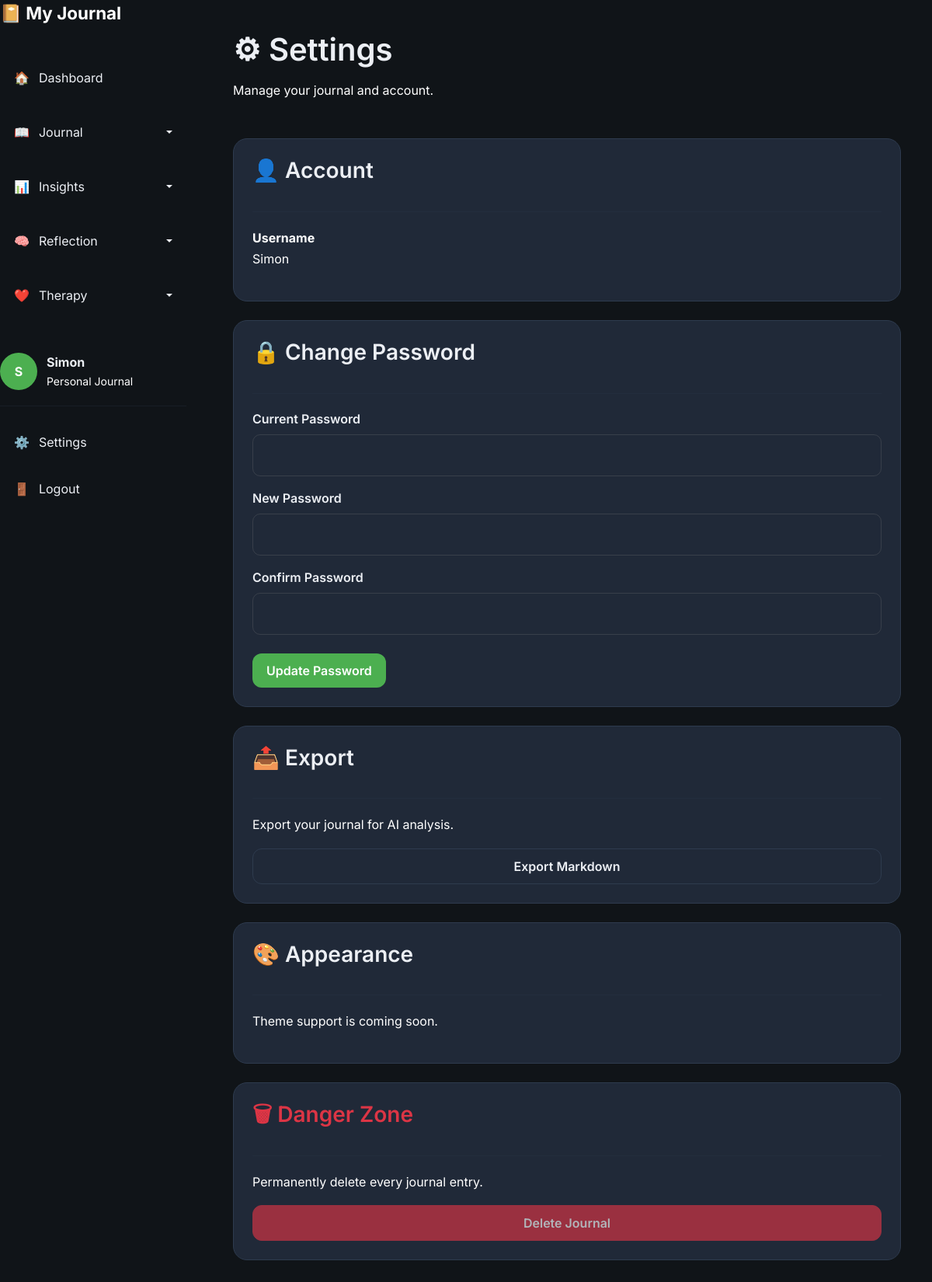
/settings (signed in), run on the app's committed database.
### models/user.py (models this page shows, shortened)
class User(UserMixin, db.Model):
    id = db.Column(
        db.Integer,
        primary_key=True
    )
    username = db.Column(
        db.String(100),
        unique=True,
        nullable=False
    )
    display_name = db.Column(
    db.String(50),
    nullable=True
    )
    password_hash = db.Column(
        db.String(255),
        nullable=False
    )
    entries = db.relationship(
    "Entry",
    backref="author",
    lazy=True,
    cascade="all, delete-orphan"
)

### routes/settings.py (the view, shortened to what this page needs)
@settings_bp.route("/settings", methods=["GET", "POST"])
@login_required
def settings():
    return render_template(
        "settings.html"
    )

### routes/auth.py (called while the page is built)
@login_manager.user_loader
def load_user(user_id):
    return User.query.get(int(user_id))

### templates/settings.html (shortened to what this page needs)
{% extends "base.html" %}
{% block content %}
<div class="content-wrapper">
    <div class="mb-5">
        <h1>⚙ Settings</h1>
        <p class="text-muted">
            Manage your journal and account.
        </p>
    </div>
    <div class="card mb-4">
        <h3>👤 Account</h3>
        <hr>
        <p>
            <strong>Username</strong>
            <br>
            {{ current_user.username }}
        </p>
    </div>
    <div class="card mb-4">
        <h3>🔒 Change Password</h3>
        <hr>
        <form method="POST">
            <div class="mb-3">
                <label class="form-label">
                    Current Password
                </label>
                <input
                    type="password"
                    name="current_password"
                    class="form-control"
                    required>
            </div>
            <div class="mb-3">
                <label class="form-label">
                    New Password
                </label>
                <input
                    type="password"
                    name="new_password"
                    class="form-control"
                    required>
            </div>
            <div class="mb-4">
                <label class="form-label">
                    Confirm Password
                </label>
                <input
                    type="password"
                    name="confirm_password"
                    class="form-control"
                    required>
            </div>
            <button
                class="btn btn-primary">
                Update Password
            </button>
        </form>
    </div>
    <div class="card mb-4">
        <h3>📤 Export</h3>
        <hr>
        <p>
            Export your journal for AI analysis.
        </p>
        <a href="{{ url_for('export.export_markdown') }}"
           class="btn btn-secondary">
            Export Markdown
        </a>
    </div>
    <div class="card mb-4">
        <h3>🎨 Appearance</h3>
        <hr>
        <p class="text-muted">
            Theme support is coming soon.
        </p>
    </div>
    <div class="card">
        <h3 class="text-danger">
            🗑 Danger Zone
        </h3>
        <hr>
        <p>
            Permanently delete every journal entry.
        </p>
        <button
            class="btn btn-danger"
            disabled>
            Delete Journal
        </button>
    </div>
</div>
{% endblock %}

### templates/base.html (shortened to what this page needs)
<!DOCTYPE html>
<html lang="en">
<head>
    <link
        href="https://cdn.jsdelivr.net/npm/bootstrap@5.3.3/dist/css/bootstrap.min.css"
        rel="stylesheet"
    >
    <link
        rel="stylesheet"
        href="{{ url_for('static', filename='css/variables.css') }}"
    >
    <link
        rel="stylesheet"
        href="{{ url_for('static', filename='css/layout.css') }}"
    >
    <link
        rel="stylesheet"
        href="{{ url_for('static', filename='css/components.css') }}"
    >
    <link
        rel="stylesheet"
        href="{{ url_for('static', filename='css/style.css') }}"
    >
    <link
        rel="stylesheet"
        href="{{ url_for('static', filename='css/trends.css') }}"
    >
    <link
        rel="stylesheet"
        href="{{ url_for('static', filename='css/people.css') }}"
    >
    <link
        rel="stylesheet"
        href="{{ url_for('static', filename='css/patterns.css') }}"
    >
    <link
        rel="stylesheet"
        href="{{ url_for('static', filename='css/therapy.css') }}"
    >
</head>
<body>
{% if current_user.is_authenticated %}
<div class="app-layout">
    <aside class="sidebar">
        <div class="sidebar-header">
            <a
                href="{{ url_for('dashboard.dashboard') }}"
                class="logo"
            >
                📔
                <span>
                    My Journal
                </span>
            </a>
        </div>
        <nav class="sidebar-nav">
            <a
                href="{{ url_for('dashboard.dashboard') }}"
                class="nav-item
                "
            >
                🏠
                <span>
                    Dashboard
                </span>
            </a>
            <div class="dropdown nav-dropdown">
                <a
                    href="#"
                    class="nav-item dropdown-toggle
                    "
                    role="button"
                    data-bs-toggle="dropdown"
                    aria-expanded="false"
                >
                    📖
                    <span>
                        Journal
                    </span>
                </a>
            </div>
            <div class="dropdown nav-dropdown">
                <a
                    href="#"
                    class="nav-item dropdown-toggle
                    "
                    role="button"
                    data-bs-toggle="dropdown"
                    aria-expanded="false"
                >
                    📊
                    <span>
                        Insights
                    </span>
                </a>
            </div>
            <div class="dropdown nav-dropdown">
                <a
                    href="#"
                    class="nav-item dropdown-toggle
                    "
                    role="button"
                    data-bs-toggle="dropdown"
                    aria-expanded="false"
                >
                    🧠
                    <span>
                        Reflection
                    </span>
                </a>
            </div>
            <div class="dropdown nav-dropdown">
                <a
                    href="#"
                    class="nav-item dropdown-toggle
                    "
                    role="button"
                    data-bs-toggle="dropdown"
                    aria-expanded="false"
                >
                    ❤️
                    <span>
                        Therapy
                    </span>
                </a>
            </div>
        </nav>
        <div class="sidebar-footer">
            <div class="user-card">
                <div class="avatar">
                    {{
                        (current_user.display_name or current_user.username)[0]
                        | upper
                    }}
                </div>
                <div>
                    <strong>
                        {{
                            current_user.display_name
                            or
                            current_user.username
                        }}
                    </strong>
                    <br>
                    <small>
                        Personal Journal
                    </small>
                </div>
            </div>
            <hr>
            <a
                href="{{ url_for('settings.settings') }}"
                class="nav-item"
            >
                ⚙️
                <span>
                    Settings
                </span>
            </a>
            <a
                href="{{ url_for('auth.logout') }}"
                class="nav-item"
            >
                🚪
                <span>
                    Logout
                </span>
            </a>
        </div>
    </aside>
    <main class="main-content">
        {% block content %}
        {% endblock %}
    </main>
</div>
{% endif %}
</body>
</html>

### static/css/variables.css (style rules this page uses)
:root { --bg:#101418; --sidebar:#18212d; --card:#202938; --card-hover:#293548; --input:#273244; --text:#ECEFF4; --muted:#ffffff; --text-muted:#ffffff; --heading:#FFFFFF; --accent:#4CAF50; --accent-hover:#43A047; --accent-light:#6FCF70; --success:#22C55E; --warning:#F59E0B; --danger:#EF4444; --info:#3B82F6; --border:#2E3B4E; --shadow-small: 0 4px 12px rgba(0,0,0,.15); --shadow-medium: 0 10px 25px rgba(0,0,0,.25); --shadow-large: 0 20px 40px rgba(0,0,0,.35); --radius-small:8px; --radius-medium:14px; --radius-large:20px; --radius-round:999px; --space-xs:6px; --space-sm:12px; --space-md:20px; --space-lg:32px; --space-xl:48px; --sidebar-width:260px; --transition-fast:.15s ease; --transition:.25s ease; --transition-slow:.4s ease; }

### static/css/layout.css (style rules this page uses)
body { margin:0; padding:0; min-height:100vh; background:var(--bg); color:var(--text); }
.app-layout { display:flex; min-height:100vh; }
.sidebar { position: fixed; top: 0; left: 0; bottom: 0; width: 260px; overflow-y: auto; overflow-x: hidden; }
.sidebar-header { margin-bottom:40px; }
.sidebar-nav { display:flex; flex-direction:column; gap:10px; flex:1; }
.sidebar-footer { margin-top:40px; }
.main-content { flex:1; margin-left:260px; padding:40px; overflow-y:auto; }
.sidebar { width:240px; transition:.3s; }
.content-wrapper { max-width:1200px; margin:auto; }

### static/css/components.css (style rules this page uses)
.card { background:var(--card); border:1px solid var(--border); border-radius:18px; padding:24px; transition:.2s ease; color:var(--text) }
.btn { border-radius:12px; padding:10px 18px; font-weight:600; transition:.2s; }
.btn-primary { background:var(--accent); border:none; color:white; }
.btn-secondary { background:transparent; border:1px solid var(--border); color:var(--text); }
.form-control, .form-select { background:#273244; border:1px solid var(--border); color:var(--text-muted); border-radius:12px; }
.nav-item { display:flex; align-items:center; gap:12px; padding:14px 18px; margin-bottom:8px; border-radius:12px; text-decoration:none; color:var(--text); transition:.2s; }
.logo { font-size:1.4rem; font-weight:700; text-decoration:none; color:white; }
.user-card { display:flex; align-items:center; gap:12px; margin-top:auto; }
.avatar { width:48px; height:48px; border-radius:50%; background:var(--accent); color:white; display:flex; justify-content:center; align-items:center; font-weight:bold; }
.sidebar .nav-dropdown .dropdown-toggle::after { margin-left: auto; vertical-align: middle; }
.sidebar .nav-dropdown .dropdown-toggle { width: 100%; }

### static/css/style.css (style rules this page uses)
* { box-sizing:border-box; }
body { font-family:'Inter',sans-serif; background:var(--bg); color:var(--text); margin:0; padding:0; overflow-x:hidden; }
h1,h2,h3,h4,h5,h6 { color:var(--text); font-weight:600; margin-bottom:15px; }
p { color:var(--muted); line-height:1.7; }
small { color:var(--muted); }
a { color:inherit; text-decoration:none; }
hr { border:none; border-top:1px solid var(--border); margin:20px 0; }
button, a, .card, input, textarea, select { transition:.2s ease; }
.form-label { font-weight:600; color:var(--text); }
.text-muted { color:var(--muted)!important; }

### static/css/therapy.css (style rules this page uses)
.form-control { width: 100%; box-sizing: border-box; resize: vertical; padding: 14px; border-radius: 10px; border: 1px solid rgba(128, 128, 128, 0.25); background: var( --input-bg, transparent ); font-family: inherit; line-height: 1.5; }

### data on the page
User: display_name+username "S", display_name+username "Simon", username "Simon"
